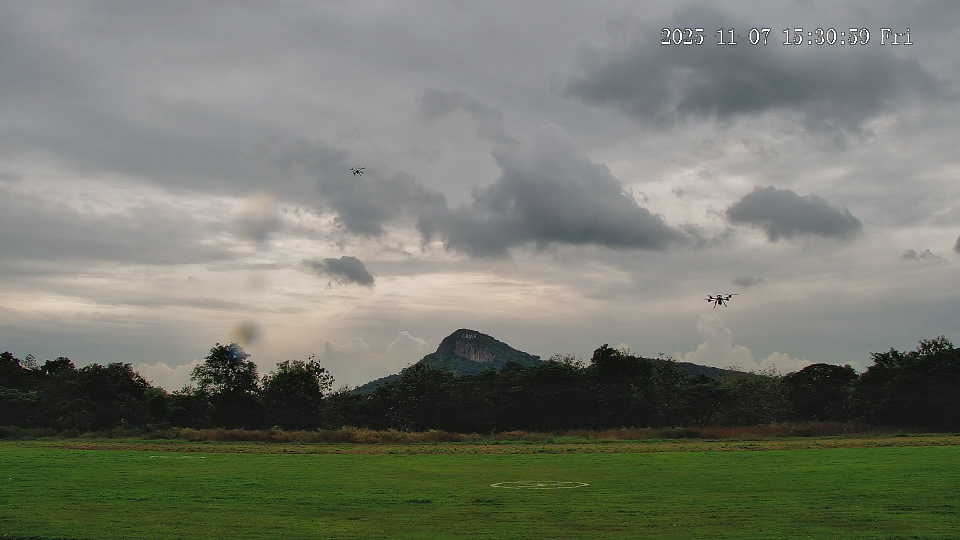
#> input picture P2_DATA_TEST/img_0003.jpg, 1920 x 1080 px (shown at 1/2 size); its folder holds only this picture in this run
$ python -i bird_v_drone_ml.py   (imports and definitions only)
#> lines starting #> are read from the running program, lines starting #| are printed output that depends on the picture
#> further down, picture is the input picture: shape (1080, 1920, 3); mean B, G, R 109.1, 120.1, 116.6
"""
Bird vs Drone ML Classifier with Advanced Feature Extraction
Based on Bird-v-Drone repository approach:
- HOG (Histogram of Oriented Gradients)
- Hough Transform (with quantized edge slopes)
- Enhanced shape features
- Noise filtering pipeline
"""

import cv2
import numpy as np
import os
import pickle
from sklearn.ensemble import RandomForestClassifier
from sklearn.preprocessing import StandardScaler
from sklearn.pipeline import make_pipeline
from skimage.feature import hog
from skimage import exposure
from multiprocessing import Pool, cpu_count
from functools import partial

# Try to import PyTorch for GPU support
try:
    import torch
    import torch.nn as nn
    import torch.optim as optim
    import torch.nn.functional as F
    from torch.utils.data import Dataset, DataLoader
    TORCH_AVAILABLE = True
except (ImportError, OSError, Exception):
    TORCH_AVAILABLE = False

# Check for OpenCV CUDA support
try:
    cv2_cuda_available = cv2.cuda.getCudaEnabledDeviceCount() > 0
except:
    cv2_cuda_available = False


# ============================================================
# Noise Filtering Pipeline
# ============================================================

# [50 lines left out: functions apply_noise_filtering, quantize_image, not called in this run]


# ============================================================
# GPU-Accelerated Feature Extraction
# ============================================================

if TORCH_AVAILABLE:
    # [221 lines left out: functions extract_hog_features_gpu, extract_hog_features, extract_hog_from_roi, not called in this run]


# ============================================================
# Hough Transform Feature Extraction
# ============================================================

def extract_hough_features(image, contour=None, rho_resolution=1, theta_resolution=np.pi/180,
                          threshold=50, min_line_length=10, max_line_gap=5):
    """
    Extract Hough Transform features with quantized edge slopes.
    Drones typically have more straight edges (arms, body) than birds.

    Args:
        image: Input image or ROI (BGR, grayscale, or RGBA)
        contour: Optional contour to extract ROI from image
        rho_resolution: Distance resolution in pixels
        theta_resolution: Angular resolution in radians
        threshold: Minimum votes for a line
        min_line_length: Minimum line length
        max_line_gap: Maximum gap between line segments

    Returns:
        Dictionary with Hough features:
        - num_lines: Number of detected lines
        - avg_line_length: Average line length
        - straight_edge_ratio: Ratio of straight to curved edges
        - quantized_slopes: Histogram of quantized edge slopes (8 bins)
    """
#> called with rho_resolution = 1, theta_resolution = 0.0175, threshold = 50, min_line_length = 10, max_line_gap = 5
    try:
        # Extract ROI if contour provided
        if contour is not None:
            x, y, w, h = cv2.boundingRect(contour)
            padding = 5
            if len(image.shape) == 2:
                h_img, w_img = image.shape
            else:
                h_img, w_img = image.shape[:2]
            x = max(0, x - padding)
            y = max(0, y - padding)
            w = min(w_img - x, w + 2 * padding)
            h = min(h_img - y, h + 2 * padding)
            roi = image[y:y+h, x:x+w]
            if roi.size == 0:
                roi = image
        else:
            roi = image

        # Convert to grayscale - handle all formats
        if len(roi.shape) == 2:
            gray = roi.copy()  # Already grayscale
        elif roi.shape[2] == 4:
            gray = cv2.cvtColor(roi, cv2.COLOR_BGRA2GRAY)  # RGBA
        elif roi.shape[2] == 3:
            gray = cv2.cvtColor(roi, cv2.COLOR_BGR2GRAY)  # BGR
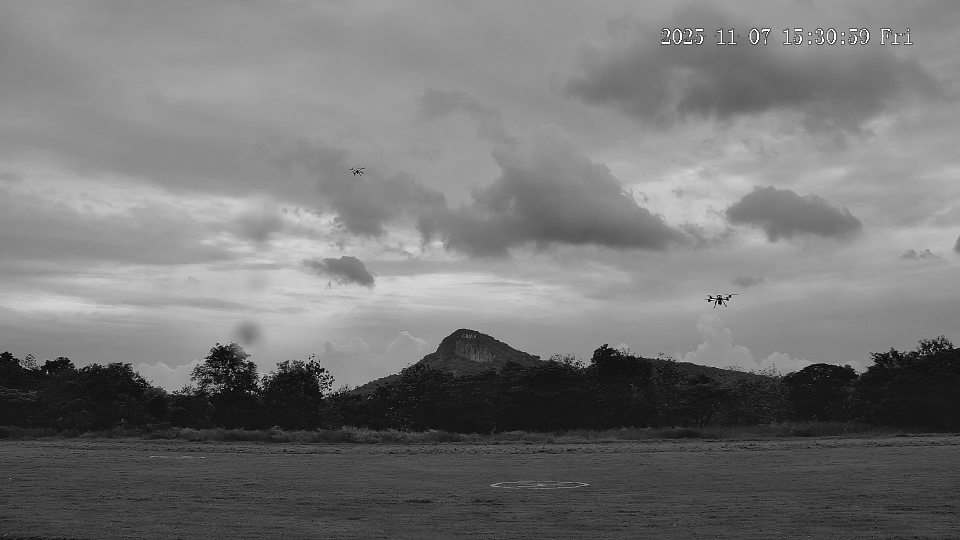
#> gray: shape (1080, 1920) (shown at 1/2 size); min 0, max 255, mean 117.8
        else:
            gray = roi.copy()  # Fallback

        # Edge detection (Canny)
        edges = cv2.Canny(gray, 50, 150)
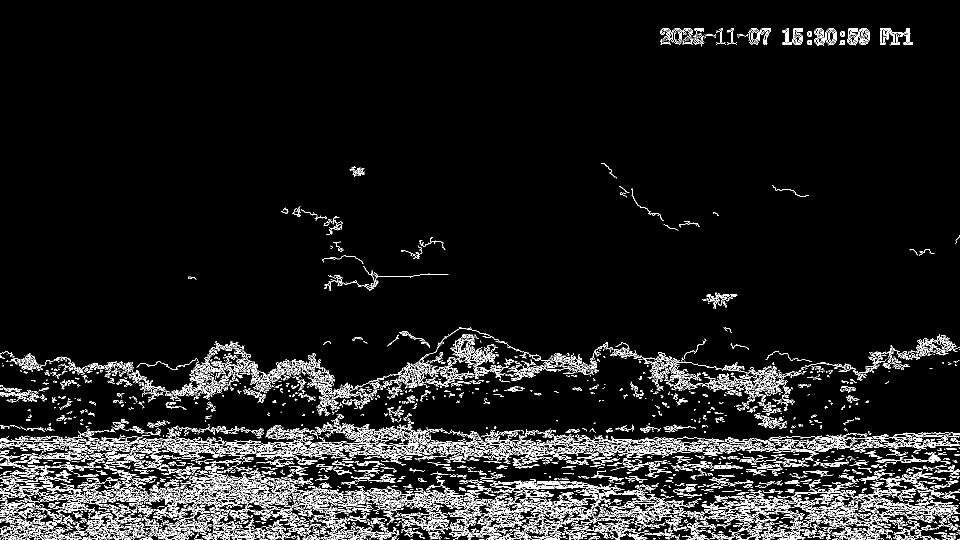
#> edges: shape (1080, 1920) (shown at 1/2 size); 6.9% white in thin lines or dots

        # Hough Line Transform (Standard)
        lines = cv2.HoughLinesP(
            edges,
            rho=rho_resolution,
            theta=theta_resolution,
            threshold=threshold,
            minLineLength=min_line_length,
            maxLineGap=max_line_gap
        )

        # Calculate features
        num_lines = 0
        line_lengths = []
        slopes = []

        if lines is not None:
            num_lines = len(lines)
#> num_lines = 6236
            for line in lines:
                x1, y1, x2, y2 = line[0]
                length = np.sqrt((x2 - x1)**2 + (y2 - y1)**2)
                line_lengths.append(length)

                # Calculate slope (quantized)
                if x2 != x1:
                    slope = (y2 - y1) / (x2 - x1)
                    slopes.append(slope)
                else:
                    slopes.append(np.inf)  # Vertical line
#> this loop made 6236 passes
#> (x1, y1, x2, y2, length, slope) on passes 1 to 12: (1665, 1031, 1693, 1032, 28.02, 0.0357), (1796, 1019, 1898, 1020, 102, 0.0098), (353, 967, 365, 968, 12.04, 0.0833), (928, 998, 947, 998, 19, 0), (1849, 1042, 1866, 1042, 17, 0), (1211, 1046, 1224, 1046, 13, 0), (1753, 1075, 1764, 1076, 11.05, 0.0909), (94, 979, 123, 979, 29, 0), (759, 908, 795, 908, 36, 0), (542, 1002, 590, 1002, 48, 0), (1648, 878, 1687, 878, 39, 0), (3, 957, 25, 958, 22.02, 0.0455)
#> after the loop, line_lengths = 6236 values, max 109 at index 250, min 10 at index 79, mean 20.15; slopes = 6236 values, max 1.45 at index 6032, min -1.62 at index 6121, mean -0.00365

        avg_line_length = np.mean(line_lengths) if line_lengths else 0.0
#> avg_line_length = 20.15

        # Quantize slopes into 8 bins (more weight on straight edges)
        # Bins: vertical, near-vertical, horizontal, near-horizontal, diagonal, etc.
        quantized_slopes = np.zeros(8)
        for slope in slopes:
            if np.isinf(slope):
                quantized_slopes[0] += 1  # Vertical
            elif abs(slope) < 0.2:
                quantized_slopes[1] += 1  # Near-horizontal
            elif abs(slope) > 5:
                quantized_slopes[2] += 1  # Near-vertical
            elif 0.7 < abs(slope) < 1.5:
                quantized_slopes[3] += 1  # Diagonal ±45°
            elif 0.2 <= abs(slope) < 0.7:
                quantized_slopes[4] += 1  # Shallow diagonal
            elif 1.5 <= abs(slope) <= 5:
                quantized_slopes[5] += 1  # Steep diagonal
            else:
                quantized_slopes[6] += 1  # Other
#> this loop made 6236 passes
#> slope on passes 1 to 3: 0.0357, 0.0098, 0.0833
#> after the loop, quantized_slopes = [0, 5526, 0, 23, 685, 1, 1, 0]

        # Normalize quantized slopes
        if num_lines > 0:
            quantized_slopes = quantized_slopes / num_lines
#> quantized_slopes = [0, 0.886, 0, 0.00369, 0.11, 0.00016, 0.00016, 0]

        # Calculate straight edge ratio (more lines = more straight edges)
        total_edge_pixels = np.sum(edges > 0)
#> total_edge_pixels = 142763
        straight_edge_pixels = sum(line_lengths)
#> straight_edge_pixels = 125645.7
        straight_edge_ratio = straight_edge_pixels / total_edge_pixels if total_edge_pixels > 0 else 0.0
#> straight_edge_ratio = 0.88

        return {
            'num_lines': num_lines,
            'avg_line_length': avg_line_length,
            'straight_edge_ratio': straight_edge_ratio,
            'quantized_slopes': quantized_slopes.tolist()
        }

    except Exception as e:
        print(f"Hough feature extraction error: {e}")
        return {
            'num_lines': 0,
            'avg_line_length': 0.0,
            'straight_edge_ratio': 0.0,
            'quantized_slopes': [0.0] * 8
        }


# ============================================================
# Multiprocessing Helper Functions (Module-level for pickling)
# ============================================================

# [177 lines left out: functions _process_single_image_helper, _process_single_image_wrapper, extract_comprehensive_features, not called in this run]


# ============================================================
# PyTorch Neural Network for GPU Support
# ============================================================

if TORCH_AVAILABLE:
    class FeatureClassifierNet(nn.Module):
        """Neural Network for feature-based classification"""
        # [17 lines left out: function __init__, not called in this run]

        def forward(self, x):
            return self.network(x)


# ============================================================
# Enhanced ML Classifier with HOG + Hough + Shape Features
# ============================================================

class BirdVsDroneClassifier:
    """
    Enhanced classifier using Bird-v-Drone repository approach:
    - HOG features (Histogram of Oriented Gradients)
    - Hough Transform features (quantized edge slopes)
    - Traditional shape features (Hu moments, geometric properties)
    """

    # [718 lines left out: functions __init__, train, _process_image_file, predict, save, load, not called in this run]


# Global instance
_bird_v_drone_classifier = None

# [6 lines left out: function get_bird_v_drone_classifier, not called in this run]

>>> import cv2
>>> picture = cv2.imread('P2_DATA_TEST/img_0003.jpg')
>>> result = extract_hough_features(picture)
#> result = {'num_lines': 6236, 'avg_line_length': 20.15, 'straight_edge_ratio': 0.88, 'quantized_slopes': [0, 0.886, 0, 0.00369, 0.11, 0.00016, 0.00016, 0]}
